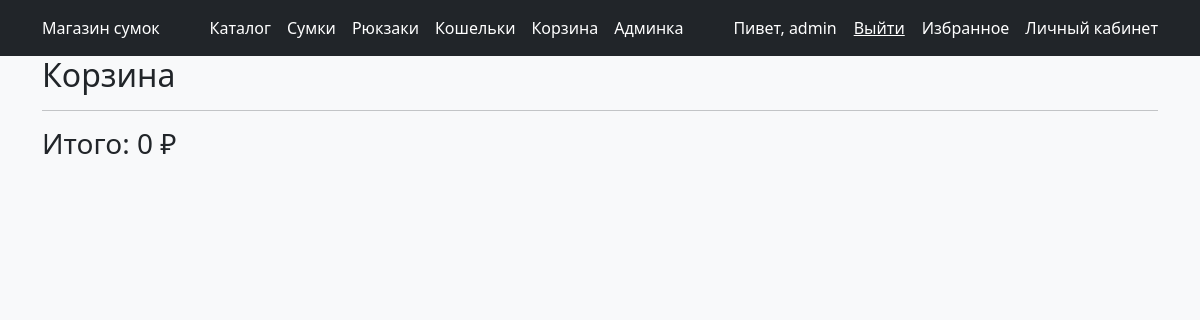
/cart/ (signed in), run on an earlier commit of the app's database.
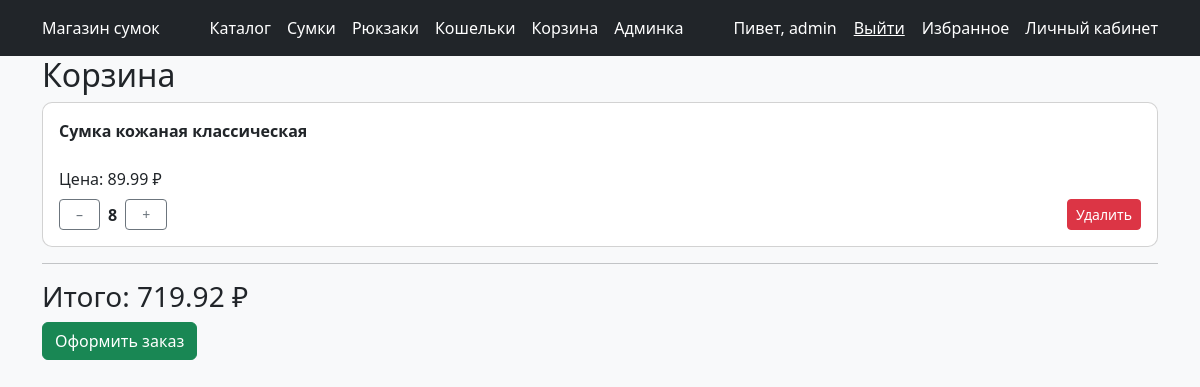
And on a later commit of the database.
### shop/models.py (models this page shows, shortened)
class CartItem(models.Model):
    cart = models.ForeignKey(Cart, on_delete=models.CASCADE)
    product = models.ForeignKey(Product, on_delete=models.CASCADE)
    quantity = models.IntegerField(default=1)

class Product(models.Model):
    category = models.ForeignKey(
        Category,
        on_delete=models.CASCADE,
        related_name='products'
    )
    title = models.CharField(max_length=255)
    description = models.TextField(blank=True)
    price = models.DecimalField(max_digits=10, decimal_places=2)
    image = models.ImageField(upload_to='products/', blank=True)
    created_at = models.DateTimeField(auto_now_add=True)

### shop/views.py (the view)
# urls.py: path('cart/', views.cart_view, name='cart'),
def cart_view(request):
    if not request.user.is_authenticated:
        return redirect('shop:login')
    cart, created = Cart.objects.get_or_create(user=request.user)
    items = CartItem.objects.filter(cart=cart)
    total = sum(i.product.price * i.quantity for i in items)
    return render(request, 'shop/cart.html', {
        'items': items,
        'total': total
    })

### shop/context_processors.py (called while the page is built)
def menu_categories(request):
    return {
        'menu_categories': Category.objects.filter(pk__isnull=False)
    }

### shop/templates/shop/cart.html
{% extends "shop/base.html" %}
{% block content %}
<h2>Корзина</h2>
{% for item in items %}
<div class="card mb-2 p-3">
    <strong>{{ item.product.title }}</strong><br>
    Цена: {{ item.product.price }} ₽
    <div class="d-flex justify-content-between align-items-center mt-2">
        <div class="d-flex align-items-center gap-2">
            <a href="{% url 'shop:cart_dec' item.id %}"
               class="btn btn-outline-secondary btn-sm px-3">–</a>
            <span class="fw-bold">{{ item.quantity }}</span>
            <a href="{% url 'shop:cart_inc' item.id %}"
               class="btn btn-outline-secondary btn-sm px-3">+</a>
        </div>
        <a href="{% url 'shop:remove_from_cart' item.id %}"
           class="btn btn-sm btn-danger">
            Удалить
        </a>
    </div>
</div>
{% endfor %}
<hr>
<h3>Итого: {{ total }} ₽</h3>
{% if items %}
<a href="{% url 'shop:create_order' %}" class="btn btn-success">
    Оформить заказ
</a>
{% endif %}
{% endblock %}

What changed in the data, as far as the page shows it:
added CartItem: product "Сумка кожаная классическая", product.price "89.99", quantity "8"
Also different on the page:
{{ total }}: "0" → "719.92"
text now shown: "Оформить заказ"
